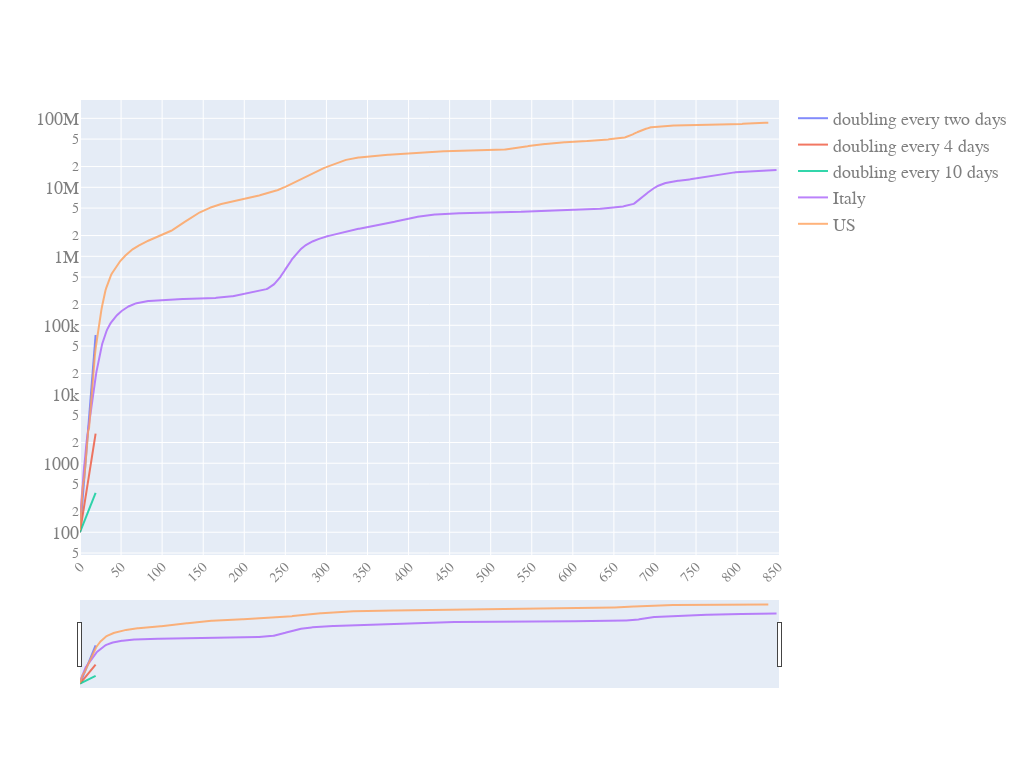

The notebook cell this image was saved under:
### Code cell
quick_plot(pd_sync_timelines_w_slope.date,
           pd_sync_timelines_w_slope.iloc[:,0:5],
           y_scale='log',
           slider=True)

### Figure 1 — Plotly figure (JSON) as saved in the notebook; plotly's stock layout.template omitted (floating-point values rounded to 4 significant figures; data arrays with more than 128 entries replaced by an {"elided": "..."} marker saying what was removed)
{"data": [{"name": "doubling every two days", "opacity": 0.8, "type": "scatter", "x": {"elided": "852 int values"}, "y": {"elided": "852 float values"}}, {"name": "doubling every 4 days", "opacity": 0.8, "type": "scatter", "x": {"elided": "852 int values"}, "y": {"elided": "852 float values"}}, {"name": "doubling every 10 days", "opacity": 0.8, "type": "scatter", "x": {"elided": "852 int values"}, "y": {"elided": "852 float values"}}, {"name": "Italy", "opacity": 0.8, "type": "scatter", "x": {"elided": "852 int values"}, "y": {"elided": "852 int values"}}, {"name": "US", "opacity": 0.8, "type": "scatter", "x": {"elided": "852 int values"}, "y": {"elided": "852 int values"}}], "layout": {"autosize": true, "font": {"color": "#7f7f7f", "family": "PT Sans, monospace", "size": 18}, "height": 768, "width": 1024, "xaxis": {"nticks": 20, "rangeslider": {"visible": true}, "tickangle": -45, "tickfont": {"color": "#7f7f7f", "size": 14}}, "yaxis": {"type": "log"}}}
